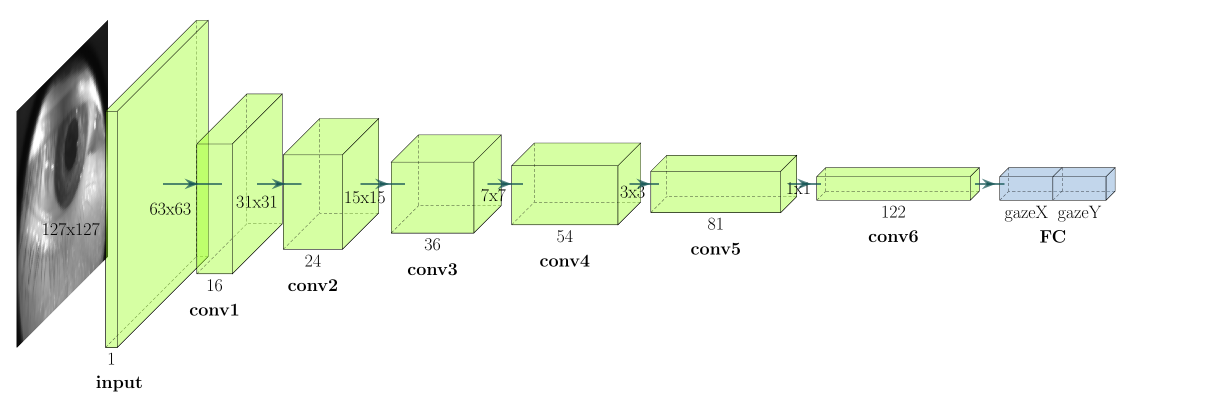
#> input picture images/acomo-basic.png, 2429 x 832 px (shown at 1/2 size)
$ python downscale_images_cut_padding.py ../images
#> lines starting #> are read from the running program, lines starting #| are printed output that depends on the picture
"""
  Script for downscaling images. Can be used for improving training speed.
"""

import argparse
import os

import cv2

PADDING_LEFT = 40 # cut off left marigin
PADDING_RIGHT = 10 # cut off right marigin

def parse_args():
  """
    Parse command arguments.
  """
  parser = argparse.ArgumentParser(description='Downscale images inplace')
  parser.add_argument('path', help='Path to a directory with images')
  parser.add_argument('-target_size', type=int, default=127,
                      help='A minimum size of a image side (weight or height)')
  return parser.parse_args()


def downscale(paths: list, min_size: int, save_aspect_ratio: bool, save_dir: str):
  """ Downscale images and saves it to dir with -downscale enging. Also cutting off PADDING_LEFT and PADDING_RIGHT

  Args:
    paths: Full paths to images
    min_size: A minimum size of a image side (weight or height)
    save_aspect_ratio: Save aspect ratio of an origin image
  """

  def _resize_and_save(path, img, target_width, target_height):
    height, width, channels = img.shape
    img = img[0:height, PADDING_LEFT:(width-PADDING_RIGHT)]; # img[y:y+h, x:x+w]
    img = cv2.resize(img, (target_width, target_height), interpolation=cv2.INTER_AREA)
    cv2.imwrite(path, img)

  downscaled_count = 0
  skipped_count = 0
  smaller_count = 0
  for id_, key in enumerate(paths):
    path = key
    img = cv2.imread(path)
    if img is None:
      print('Skip: {}'.format(path))
      continue
    height, width = img.shape[:2]

    save_path = os.path.join(save_dir, os.path.basename(path))

    if save_aspect_ratio:
      if min_size in (width, height):
        print("{0:04d}: {1}    ({2}) == ({3}, {4})".format(id_, path, min_size, width, height))
        skipped_count += 1
      elif height > min_size and width > min_size:
        target_width = int(width * min_size / height)
        target_height = int(height * min_size / width)

        if target_height >= target_width:
          target_width = min_size
        else:
          target_height = min_size

        _resize_and_save(save_path, img, target_width, target_height)
        print("{0:04d}: {1}    ({2}, {3}) -> ({4}, {5})".format(id_, path, width, height, target_width, target_height))
        downscaled_count += 1
      else:
        print("{0:04d}: {1}    ({2}) < max({3}, {4})".format(id_, path, min_size, width, height))
        smaller_count += 1
    else:
      _resize_and_save(save_path, img, min_size, min_size)
      print("{0:04d}: {1}    ({2}, {3}) -> ({4}, {5})".format(id_, path, width, height, min_size, min_size))
      downscaled_count += 1

  print('Summary (min_size = {0}, save_aspect_ratio = {1}):'.format(min_size, save_aspect_ratio))
  print('  downscaled images     = {0}'.format(downscaled_count))
  print('  equal min_size images = {0}'.format(skipped_count))
  print('  small images          = {0}'.format(smaller_count))


def main():
  args = parse_args()
  root_dir = args.path

  save_dir = root_dir+"-downscaled"

  try:
    os.mkdir(save_dir)
  except OSError:
    print ("Creation of the directory %s failed" % save_dir)
  else:
    print ("Successfully created the directory %s " % save_dir)


  for (dirpath, _, filenames) in os.walk(root_dir):
    print('Process {0}'.format(dirpath))
    filenames = sorted([os.path.join(dirpath, file) for file in filenames])
    downscale(filenames, min_size=args.target_size, save_aspect_ratio=False, save_dir=save_dir)
#> in downscale, img is the input picture: shape (832, 2429, 3); mean B, G, R 231.7, 246, 239.4
#> in _resize_and_save, `img = img[0:height, PADDING_LEFT:(width-PADDING_RIGHT)];`:
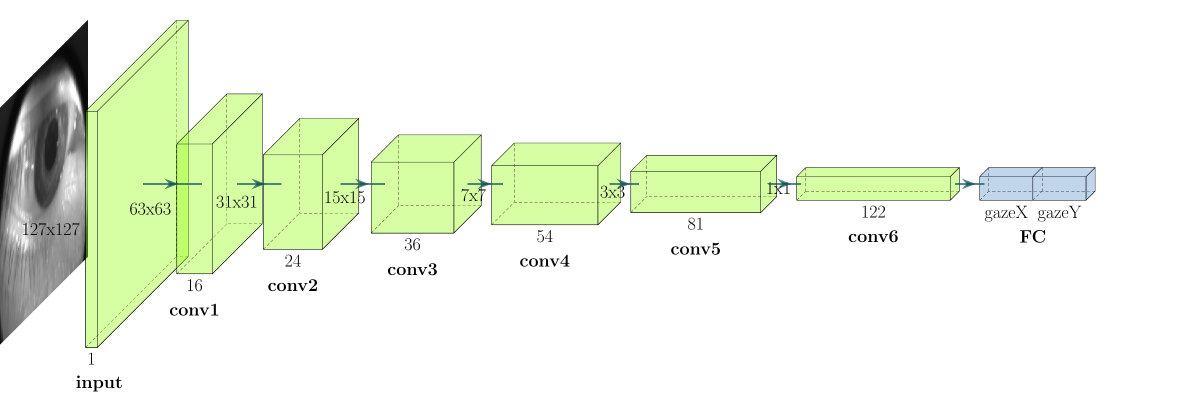
#> img: shape (832, 2379, 3) (shown at 1/2 size); mean of channels 0, 1, 2 231.6, 246.2, 239.4; drawn as B, G, R
#> in _resize_and_save, `img = cv2.resize(img, (target_width, target_height), interpolation=cv2..`:
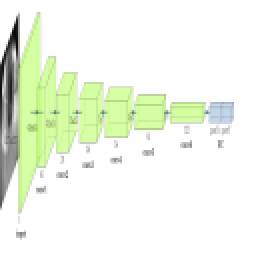
#> img: shape (127, 127, 3) (shown 2 times larger); mean of channels 0, 1, 2 231.6, 246.2, 239.4; drawn as B, G, R
#| 0000: ../images/acomo-basic.png    (2429, 832) -> (127, 127)


if __name__ == "__main__":
  main()
